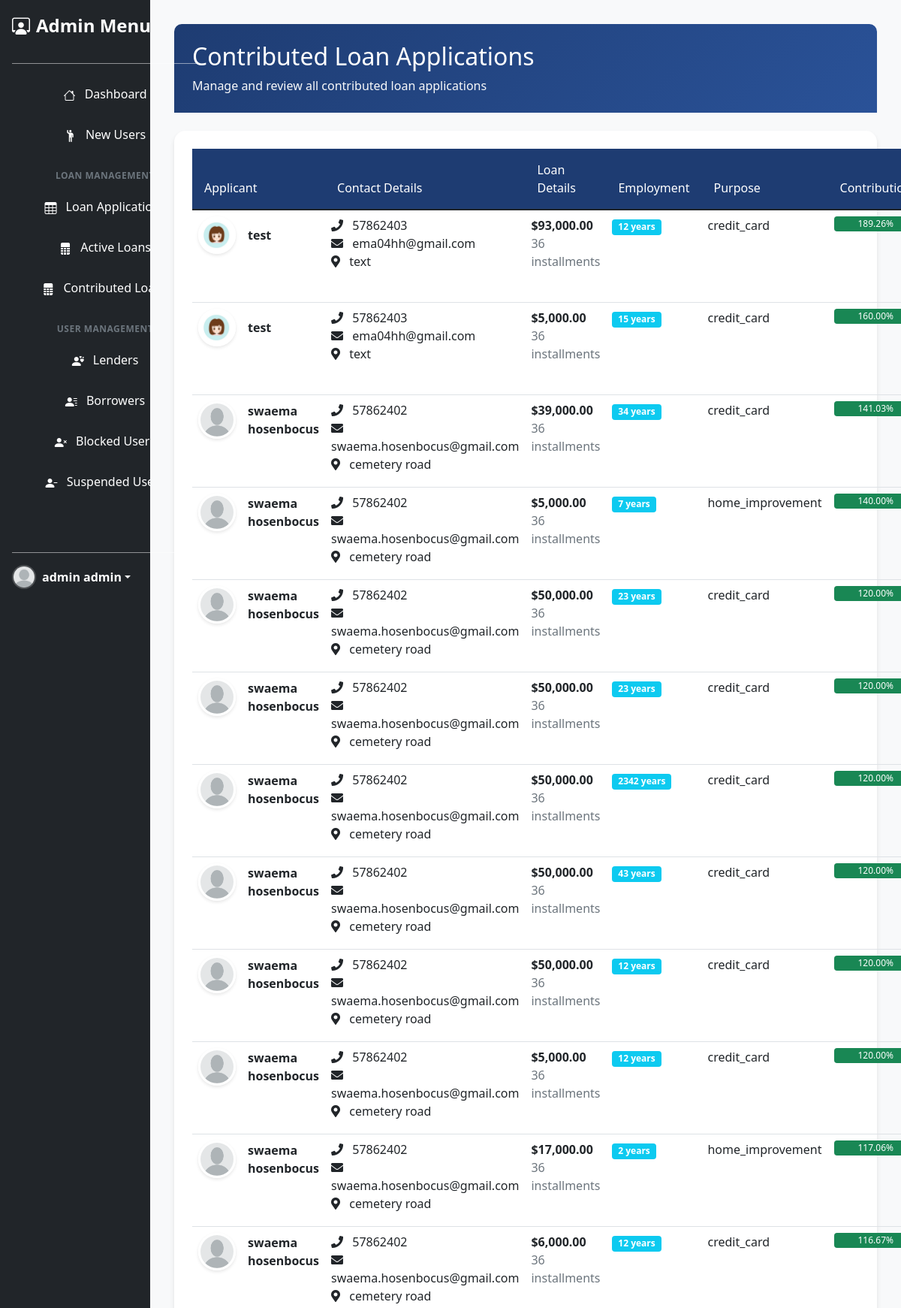
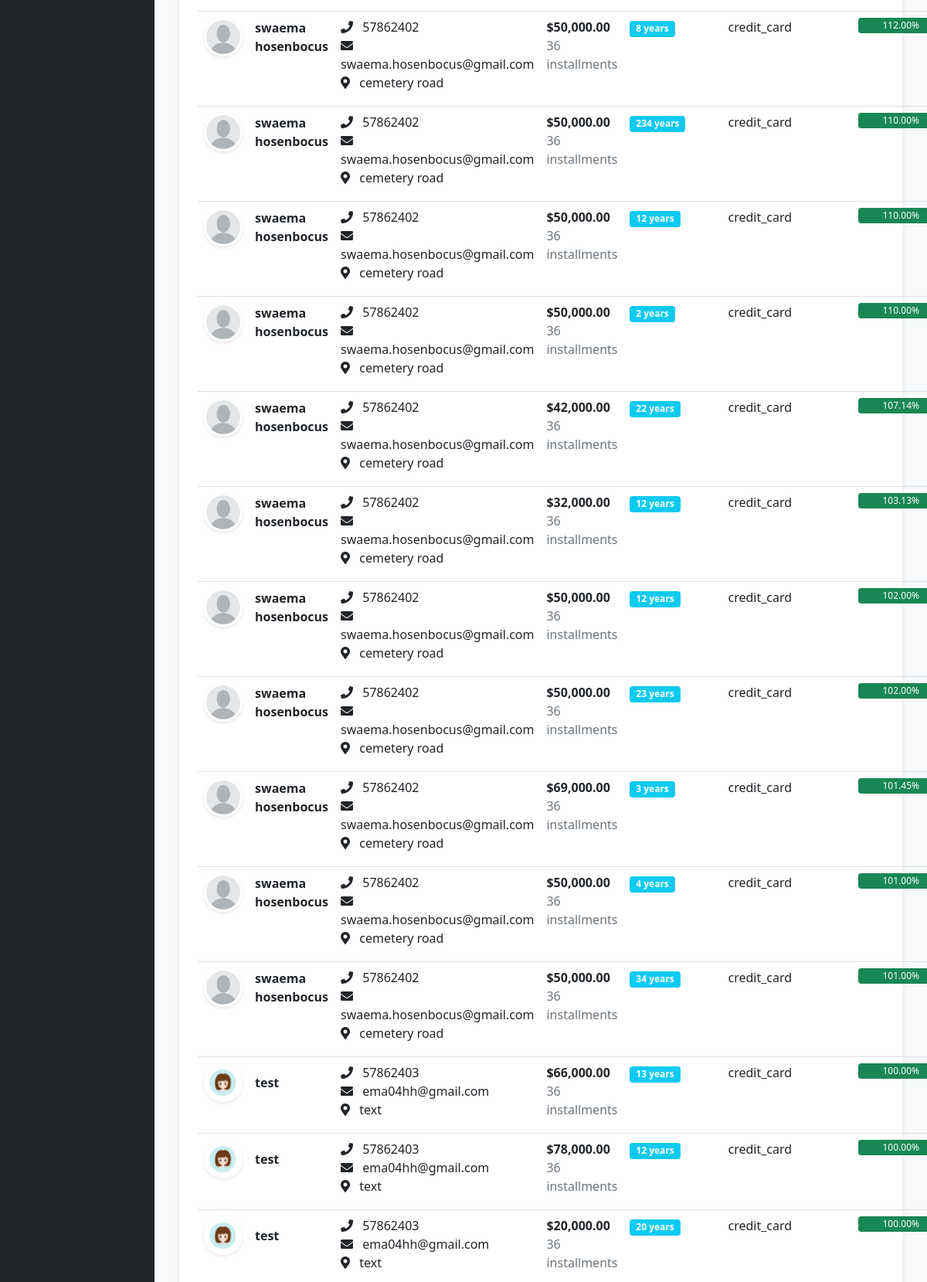
/Admin/contibutedLoans.php (signed in, upper part), run on the app's committed database (2 pictures, top to bottom).
### tables this page shows
CREATE TABLE `loans` (
  `id` int(11) NOT NULL,
  `user_id` int(11) DEFAULT NULL,
  `noOfInstallments` int(11) DEFAULT NULL,
  `interstRate` int(11) DEFAULT NULL,
  `grade` text DEFAULT NULL,
  `AnnualIncome` int(11) NOT NULL,
  `loanAmount` int(11) NOT NULL,
  `loanPurpose` text NOT NULL,
  `employeementTenure` int(11) NOT NULL,
  `Accepted_Date` date DEFAULT NULL,
  `status` text NOT NULL,
  `requested_at` datetime DEFAULT current_timestamp(),
  `InstallmentAmount` decimal(11,2) DEFAULT NULL,
  `TotalLoan` int(11) NOT NULL,
  `stripe_account_id` varchar(255) DEFAULT NULL,
  `updated_at` datetime DEFAULT NULL
);

CREATE TABLE `users` (
  `id` int(11) NOT NULL,
  `name` varchar(255) DEFAULT NULL,
  `email` varchar(255) DEFAULT NULL,
  `password` varchar(255) DEFAULT NULL,
  `role` enum('borrower','lender','admin') DEFAULT NULL,
  `mobile` varchar(15) NOT NULL,
  `address` text NOT NULL,
  `image` varchar(255) DEFAULT NULL,
  `status` enum('active','inactive','blocked','suspend') DEFAULT NULL,
  `user_verfied` text DEFAULT NULL,
  `reset_token` text DEFAULT NULL,
  `reset_token_expiry` datetime DEFAULT NULL,
  `created_at` datetime DEFAULT current_timestamp(),
  `updated_at` timestamp NOT NULL DEFAULT current_timestamp() ON UPDATE current_timestamp(),
  `stripe_account_id` varchar(255) DEFAULT NULL
);

### Classes/Loan.php (called while the page is built, shortened)
<?php
class Loan
{
    public static function allContributedLoans()
    {
        try {
            $db = Database::getConnection();
            $query = "SELECT l.*, u.name, u.email, u.mobile, u.image, u.address,u.id as user_id,
       (SELECT SUM(LoanPercent)
        FROM lendercontribution lc
        WHERE lc.loanId = l.id) AS totalLoanPercent
            FROM loans l
            INNER JOIN users u ON l.user_id = u.id
            WHERE l.status = 'Accepted' OR l.status = 'Funded' OR l.status = 'Completed'
            ORDER BY totalLoanPercent DESC";
            $stmt = $db->prepare($query);
            $stmt->execute();
            $result = $stmt->get_result();
            $loans = [];
            while ($data = $result->fetch_assoc()) {
                $loans[] = $data;
            }
            return $loans;
        } catch (Exception $e) {
            error_log("Error fetching loans: " . $e->getMessage());
            return [];
        }
    }
}

### Admin/contibutedLoans.php (the view, shortened to what this page needs)
<?php
require_once '../Classes/Loan.php';
$loans = Loan::allContributedLoans();
include_once('Layout/head.php');
include_once('Layout/sidebar.php');
?>
<div class="col-md-10 dashboard-container">
    <div class="loan-header mb-4">
        <h2 class="mb-0">Contributed Loan Applications</h2>
        <p class="text-light mb-0 mt-2">Manage and review all contributed loan applications</p>
    </div>
    <div class="table-container p-4">
        <table id="example" class="table custom-table table-hover">
            <thead>
                <tr>
                    <th>Applicant</th>
                    <th>Contact Details</th>
                    <th>Loan Details</th>
                    <th>Employment</th>
                    <th>Purpose</th>
                    <th>Contribution</th>
                </tr>
            </thead>
            <tbody>
                <?php if (is_array($loans) && count($loans) > 0): ?>
                    <?php foreach ($loans as $loan): ?>
                        <tr>
                            <td>
                                <div class="d-flex align-items-center">
                                    <img
                                        class="user-image me-3"
                                        style="width: 50px; height: 50px;"
                                        src="../<?php echo htmlspecialchars($loan['image']); ?>"
                                        alt="User Image"
                                        onerror="this.onerror=null; this.src='../uploads/users/default/download.png';"
                                    >
                                    <div>
                                        <strong><?php echo htmlspecialchars($loan['name']); ?></strong>
                                    </div>
                                </div>
                            </td>
                            <td>
                                <div>
                                    <i class="fas fa-phone me-2"></i>
                                    <?php echo htmlspecialchars($loan['mobile']); ?>
                                </div>
                                <div>
                                    <i class="fas fa-envelope me-2"></i>
                                    <?php echo htmlspecialchars($loan['email']); ?>
                                </div>
                                <div>
                                    <i class="fas fa-map-marker-alt me-2"></i>
                                    <?php echo htmlspecialchars($loan['address']); ?>
                                </div>
                            </td>
                            <td>
                                <div class="fw-bold">
                                    $<?php echo number_format($loan['loanAmount'], 2); ?>
                                </div>
                                <div class="text-muted">
                                    <?php echo htmlspecialchars($loan['noOfInstallments']); ?> installments
                                </div>
                            </td>
                            <td>
                                <span class="badge bg-info">
                                    <?php echo htmlspecialchars($loan['employeementTenure']); ?> years
                                </span>
                            </td>
                            <td>
                                <?php echo htmlspecialchars($loan['loanPurpose']); ?>
                            </td>
                            <td>
                                <div class="progress" style="height: 20px;">
                                    <div
                                        class="progress-bar bg-success"
                                        role="progressbar"
                                        style="width: <?php echo htmlspecialchars($loan['totalLoanPercent']); ?>%"
                                        aria-valuenow="<?php echo htmlspecialchars($loan['totalLoanPercent']); ?>"
                                        aria-valuemin="0"
                                        aria-valuemax="100"
                                    >
                                        <?php echo htmlspecialchars(number_format($loan['totalLoanPercent'], 2)); ?>%
                                    </div>
                                </div>
                            </td>
                        </tr>
                    <?php endforeach; ?>
                <?php endif; ?>
            </tbody>
        </table>
    </div>
</div>
<?php include_once('Layout/footer.php'); ?>

### Assets/Styles/style.css (style rules this page uses)
* { margin: 0; padding: 0; box-sizing: border-box; }
html, body { width: 100%; height: 100%; margin: 0; padding: 0; overflow-x: hidden; background-color: #f1f9ff !important; color: #0d6efd; font-family: Arial, sans-serif; }

### Assets/Styles/sidebars.css (style rules this page uses)
body { min-height: 100vh; min-height: -webkit-fill-available; }
html { height: -webkit-fill-available; }

### Admin/contibutedLoans.php (style rules this page uses)
.dashboard-container { background-color: #f8f9fa; min-height: 100vh; padding: 2rem; }
.loan-header { background: linear-gradient(135deg, #1e3c72 0%, #2a5298 100%); color: white; padding: 1.5rem; border-radius: 10px 10px 0 0; }
.table-container { background: white; border-radius: 15px; box-shadow: 0 4px 6px rgba(0,0,0,0.1); }
.custom-table { margin: 0; }
.custom-table thead th { background: #1e3c72; color: white; padding: 1rem; font-weight: 500; }
.user-image { border-radius: 50%; border: 3px solid #fff; box-shadow: 0 2px 4px rgba(0,0,0,0.1); }

### data on the page
loans: user.image (picture), user.name "test", user.mobile "57862403", user.email "ema04hh@gmail.com", user.address "text", loanAmount "93,000.00", noOfInstallments "36", employeementTenure "12", loanPurpose "credit_card", totalLoanPercent "189.26"
loans: user.image (picture), user.name "test", user.mobile "57862403", user.email "ema04hh@gmail.com", user.address "text", loanAmount "5,000.00", noOfInstallments "36", employeementTenure "15", loanPurpose "credit_card", totalLoanPercent "160.00"
loans: user.name "swaema hosenbocus", user.mobile "57862402", user.email "swaema.hosenbocus@gmail.com", user.address "cemetery road", loanAmount "39,000.00", noOfInstallments "36", employeementTenure "34", loanPurpose "credit_card", totalLoanPercent "141.03"
loans: user.name "swaema hosenbocus", user.mobile "57862402", user.email "swaema.hosenbocus@gmail.com", user.address "cemetery road", loanAmount "5,000.00", noOfInstallments "36", employeementTenure "7", loanPurpose "home_improvement", totalLoanPercent "140.00"
loans: user.name "swaema hosenbocus", user.mobile "57862402", user.email "swaema.hosenbocus@gmail.com", user.address "cemetery road", loanAmount "50,000.00", noOfInstallments "36", employeementTenure "23", loanPurpose "credit_card", totalLoanPercent "120.00"
loans: user.name "swaema hosenbocus", user.mobile "57862402", user.email "swaema.hosenbocus@gmail.com", user.address "cemetery road", loanAmount "50,000.00", noOfInstallments "36", employeementTenure "23", loanPurpose "credit_card", totalLoanPercent "120.00"
loans: user.name "swaema hosenbocus", user.mobile "57862402", user.email "swaema.hosenbocus@gmail.com", user.address "cemetery road", loanAmount "50,000.00", noOfInstallments "36", employeementTenure "2342", loanPurpose "credit_card", totalLoanPercent "120.00"
loans: user.name "swaema hosenbocus", user.mobile "57862402", user.email "swaema.hosenbocus@gmail.com", user.address "cemetery road", loanAmount "50,000.00", noOfInstallments "36", employeementTenure "43", loanPurpose "credit_card", totalLoanPercent "120.00"
loans: user.name "swaema hosenbocus", user.mobile "57862402", user.email "swaema.hosenbocus@gmail.com", user.address "cemetery road", loanAmount "50,000.00", noOfInstallments "36", employeementTenure "12", loanPurpose "credit_card", totalLoanPercent "120.00"
loans: user.name "swaema hosenbocus", user.mobile "57862402", user.email "swaema.hosenbocus@gmail.com", user.address "cemetery road", loanAmount "5,000.00", noOfInstallments "36", employeementTenure "12", loanPurpose "credit_card", totalLoanPercent "120.00"
loans: user.name "swaema hosenbocus", user.mobile "57862402", user.email "swaema.hosenbocus@gmail.com", user.address "cemetery road", loanAmount "17,000.00", noOfInstallments "36", employeementTenure "2", loanPurpose "home_improvement", totalLoanPercent "117.06"
loans: user.name "swaema hosenbocus", user.mobile "57862402", user.email "swaema.hosenbocus@gmail.com", user.address "cemetery road", loanAmount "6,000.00", noOfInstallments "36", employeementTenure "12", loanPurpose "credit_card", totalLoanPercent "116.67"
loans: user.name "swaema hosenbocus", user.mobile "57862402", user.email "swaema.hosenbocus@gmail.com", user.address "cemetery road", loanAmount "50,000.00", noOfInstallments "36", employeementTenure "8", loanPurpose "credit_card", totalLoanPercent "112.00"
loans: user.name "swaema hosenbocus", user.mobile "57862402", user.email "swaema.hosenbocus@gmail.com", user.address "cemetery road", loanAmount "50,000.00", noOfInstallments "36", employeementTenure "234", loanPurpose "credit_card", totalLoanPercent "110.00"
loans: user.name "swaema hosenbocus", user.mobile "57862402", user.email "swaema.hosenbocus@gmail.com", user.address "cemetery road", loanAmount "50,000.00", noOfInstallments "36", employeementTenure "12", loanPurpose "credit_card", totalLoanPercent "110.00"
loans: user.name "swaema hosenbocus", user.mobile "57862402", user.email "swaema.hosenbocus@gmail.com", user.address "cemetery road", loanAmount "50,000.00", noOfInstallments "36", employeementTenure "2", loanPurpose "credit_card", totalLoanPercent "110.00"
loans: user.name "swaema hosenbocus", user.mobile "57862402", user.email "swaema.hosenbocus@gmail.com", user.address "cemetery road", loanAmount "42,000.00", noOfInstallments "36", employeementTenure "22", loanPurpose "credit_card", totalLoanPercent "107.14"
loans: $loan['totalLoanPercent'] 103.13 (drawn)
loans: $loan['totalLoanPercent'] 102.00 (drawn)
loans: $loan['totalLoanPercent'] 102.00 (drawn)
loans: $loan['totalLoanPercent'] 101.45 (drawn)
loans: $loan['totalLoanPercent'] 101.00 (drawn)
loans: $loan['totalLoanPercent'] 101.00 (drawn)
loans: user.image (picture), $loan['totalLoanPercent'] 100.00 (drawn)
loans: user.image (picture), $loan['totalLoanPercent'] 100.00 (drawn)
loans: user.image (picture), $loan['totalLoanPercent'] 100.00 (drawn)

### other printed values
$_SESSION['user_name'] "admin admin"
